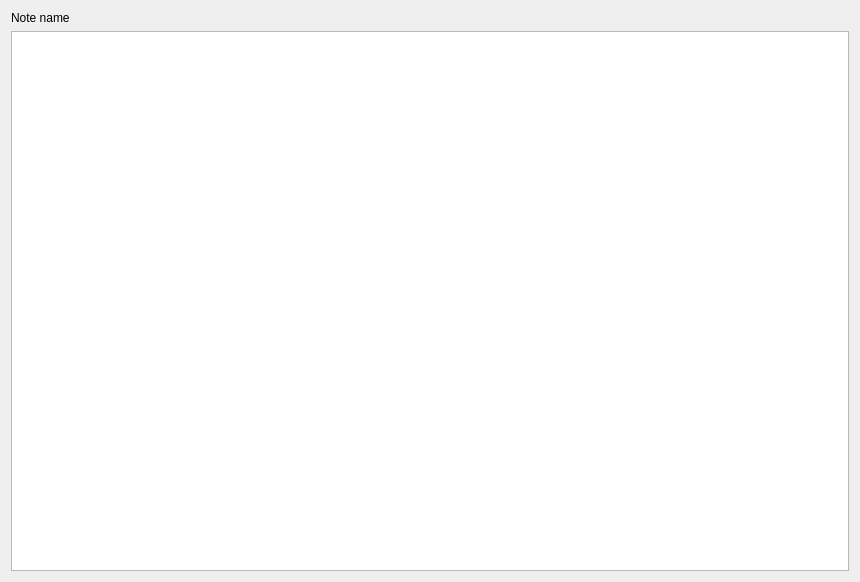
<?xml version="1.0" encoding="UTF-8"?>
<ui version="4.0">
 <class>ShowTextNoteWidget</class>
 <widget class="QDialog" name="ShowTextNoteWidget">
  <property name="geometry">
   <rect>
    <x>0</x>
    <y>0</y>
    <width>860</width>
    <height>582</height>
   </rect>
  </property>
  <property name="windowTitle">
   <string>Dialog</string>
  </property>
  <layout class="QVBoxLayout" name="verticalLayout">
   <item>
    <widget class="QLabel" name="textnote_name_label">
     <property name="text">
      <string>Note name</string>
     </property>
    </widget>
   </item>
   <item>
    <widget class="QTextEdit" name="show_textnote_field">
     <property name="readOnly">
      <bool>true</bool>
     </property>
    </widget>
   </item>
  </layout>
 </widget>
 <resources/>
 <connections/>
</ui>
